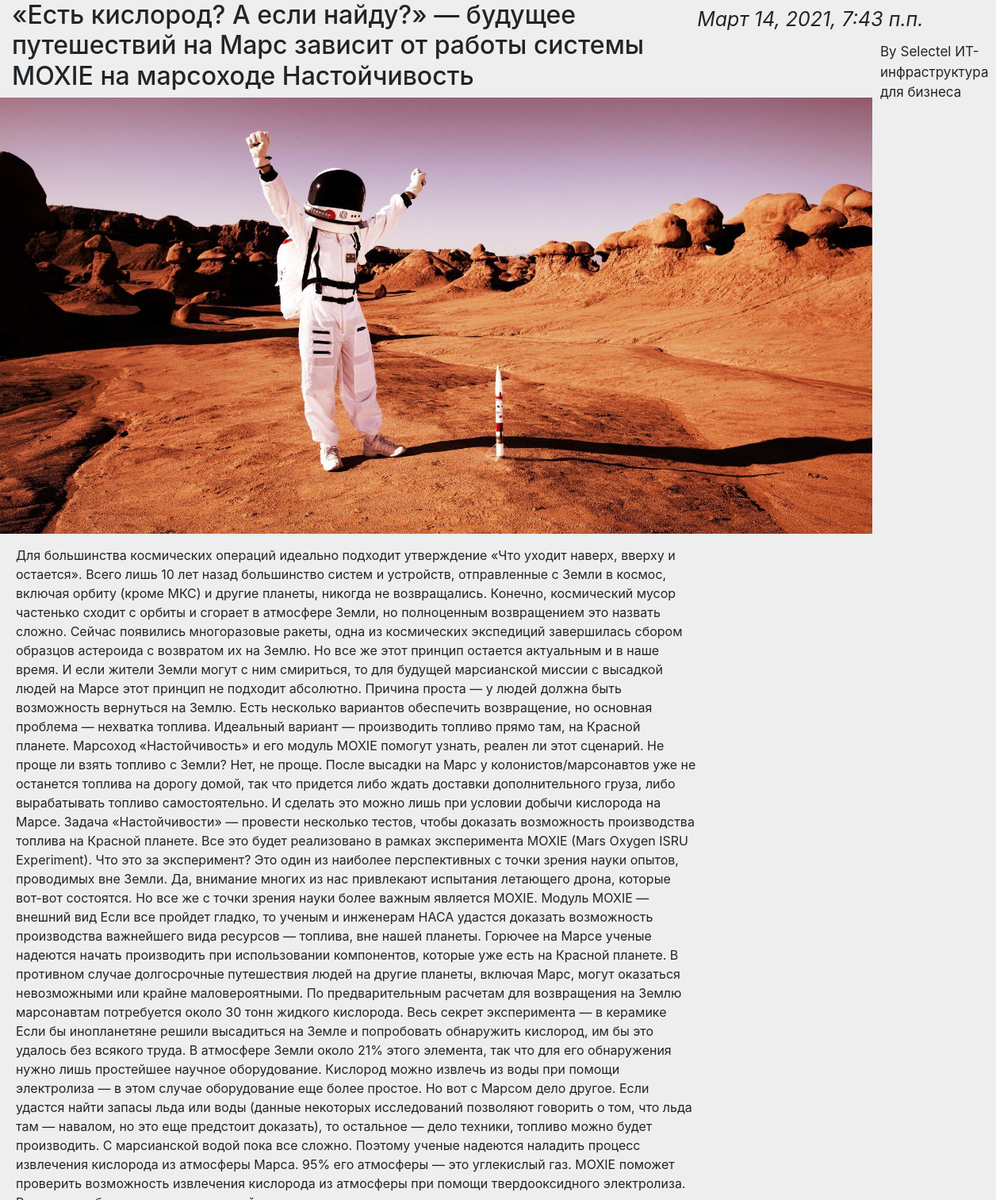
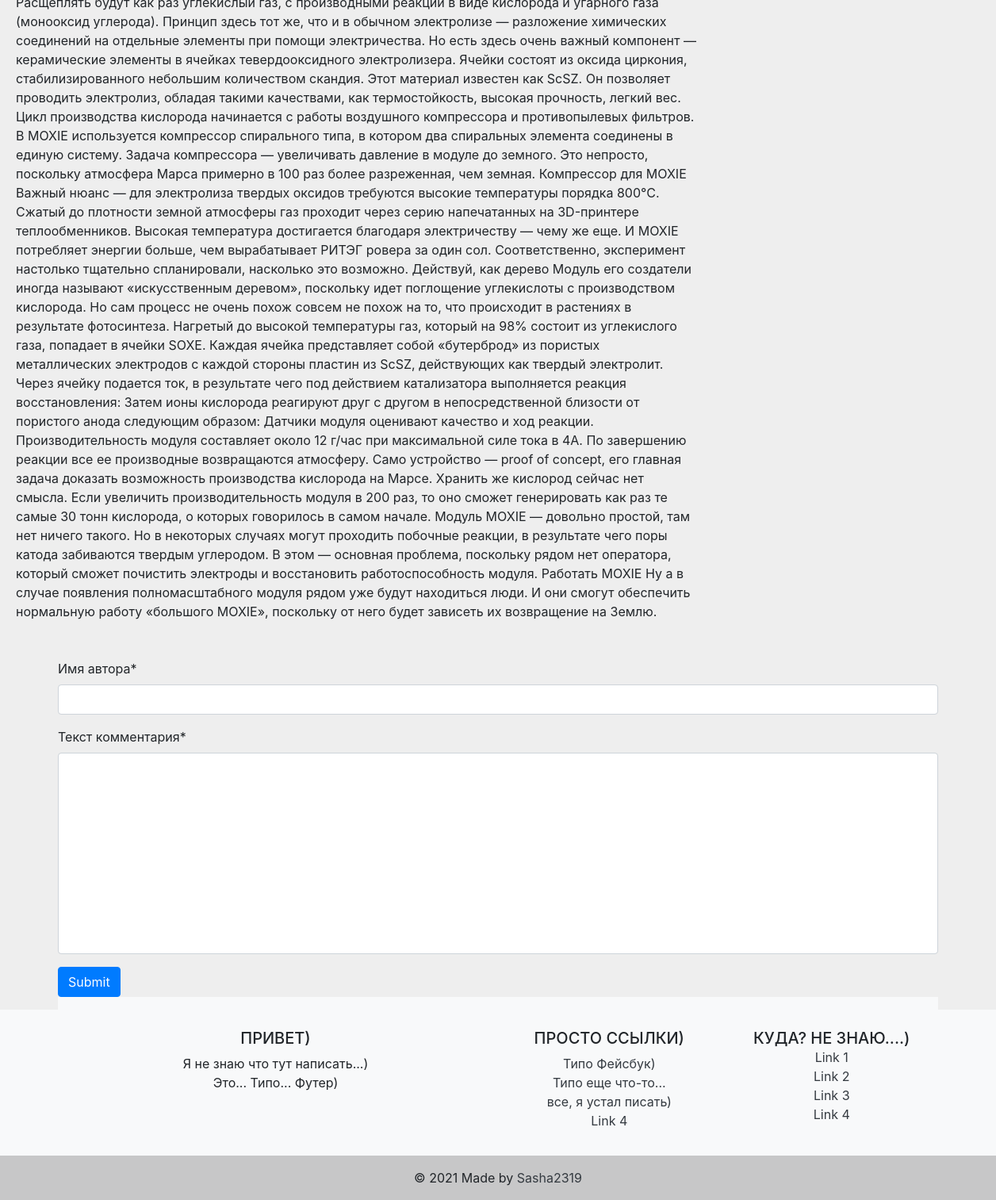
Page /9/ on the committed database (2 pictures, top to bottom).
### myFirst/apps/articles/models.py (models this page shows, shortened)
class Article(models.Model):
    article_title = models.CharField('название статьи', max_length=200, default='')
    article_text = models.TextField('текст статьи', default='')
    pub_date = models.DateTimeField('дата публикации', auto_now_add=True)
    author_name = models.CharField('имя автора', max_length=55, default='')
    article_image = models.ImageField(upload_to='img', default='')
    def was_published_recently(self):
        return self.pub_date >= (timezone.now() - datetime.timedelta(days=7))

### myFirst/apps/articles/views.py (the view, shortened to what this page needs)
# urls.py: path('<int:article_id>/', views.detail, name='detail'),
@csrf_exempt
def detail(request, article_id):
    try:
        a = Article.objects.get(id=article_id)
    except:
        return render(request, 'articles/404.html', {'static': STATIC_URL, })
    form = CommentForm()
    data = {}
    article = Article.objects.get(id = article_id)
    comments_list = article.comment_set.all()
    comments = reversed(comments_list)
    return render(request, 'articles/detail.html', {'article': article, 'comments':comments, 'form': form, 'static': STATIC_URL, })

### myFirst/apps/articles/forms.py
class CommentForm(forms.ModelForm):
    class Meta:
        model = Comment
        fields = ('comment_author', 'comment_text')

### myFirst/templates/articles/detail.html (shortened to what this page needs)
{% extends 'base.html' %}
{% load crispy_forms_tags %}
{% block content %}
<link rel="stylesheet" href="{{static}}articles/css/detail.css">
<div class="float-sm-left" style="width: 70%;"><h2 style="padding-left: 15px;">{{article.article_title}}</h2></div>
<div style="float: left; margin-top: 6px; font-size:25px;"><em>{{article.pub_date}}</em>
</div>
<div id="author_name" style="margin-right:30px; position:absolute; left: 1110px; top: 53px; font-size: 17px;">
By {{article.author_name}}
</div>
<div id="article_image">
{% if article.article_image %}
<img src="{{article.article_image.url}}" alt="" style="max-width: 1100px; max-height: 700px;">
{% endif %}
</div>
<div style="padding-left: 20px; padding-top: 15px; width: 70%;">{{article.article_text}}</div>
{% if comments %}
<div class="container mt-5">
    <div class="d-flex justify-content-center row">
        <div class="col-md-12">
            <form id="cmForm">
                {{form|crispy}}
                <button type="submit" class="btn btn-primary">Submit</button>
            </form>
{% endif %}
<div class="bg-light p-2">
</div>
</div>
</div>
</div>
{% endblock %}

### myFirst/apps/articles/static/articles/css/detail.css (style rules this page uses)
body { background: #eee }
.textarea { resize: none }

### rows in the picture
Article: article_title "«Есть кислород? А если найду?» — будущее путешествий на Марс зависит от работы системы MOXIE на марсоходе Настойчивость", pub_date "Март 14, 2021, 7:43 п.п.", author_name "Selectel ИТ-инфраструктура для бизнеса", article_image (picture), article_text "Для большинства космических операций идеально подходит утверждение «Что уходит наверх, вверху и остается». Всего лишь 10 лет назад большинство систем и устройств, отправленные с Земли в космос, включая орбиту (кроме МКС) и другие планеты, никогда не возвращались. Конечно, космический мусор частенько сходит с орбиты и сгорает в атмосфере Земли, но полноценным возвращением это назвать сложно. Сейчас появились многоразовые ракеты, одна из космических экспедиций завершилась сбором образцов астероида с возвратом их на Землю. Но все же этот принцип остается актуальным и в наше время. И если жители Земли могут с ним смириться, то для будущей марсианской миссии с высадкой людей на Марсе этот…"
